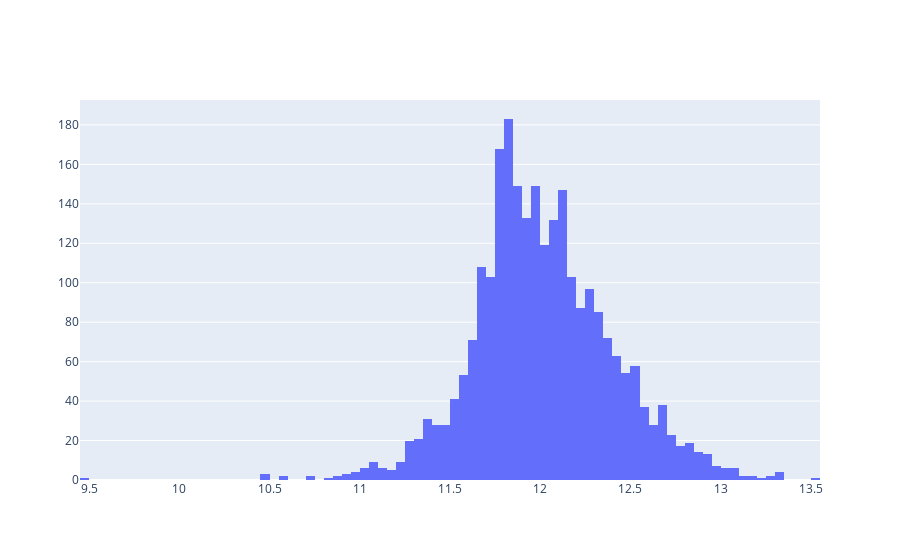

The notebook cell this image was saved under:
### Code cell
go.Figure(data=[go.Histogram(x=np.log(train.SalePrice))])

### Figure 1 — Plotly figure (JSON) as saved in the notebook; plotly's stock layout.template omitted (floating-point values rounded to 4 significant figures; data arrays with more than 128 entries replaced by an {"elided": "..."} marker saying what was removed)
{"data": [{"type": "histogram", "x": {"elided": "2576 float values"}}], "layout": {"autosize": true, "xaxis": {"autorange": true, "range": [9.45, 13.55], "type": "linear"}, "yaxis": {"autorange": true, "range": [0, 192.6]}}}
